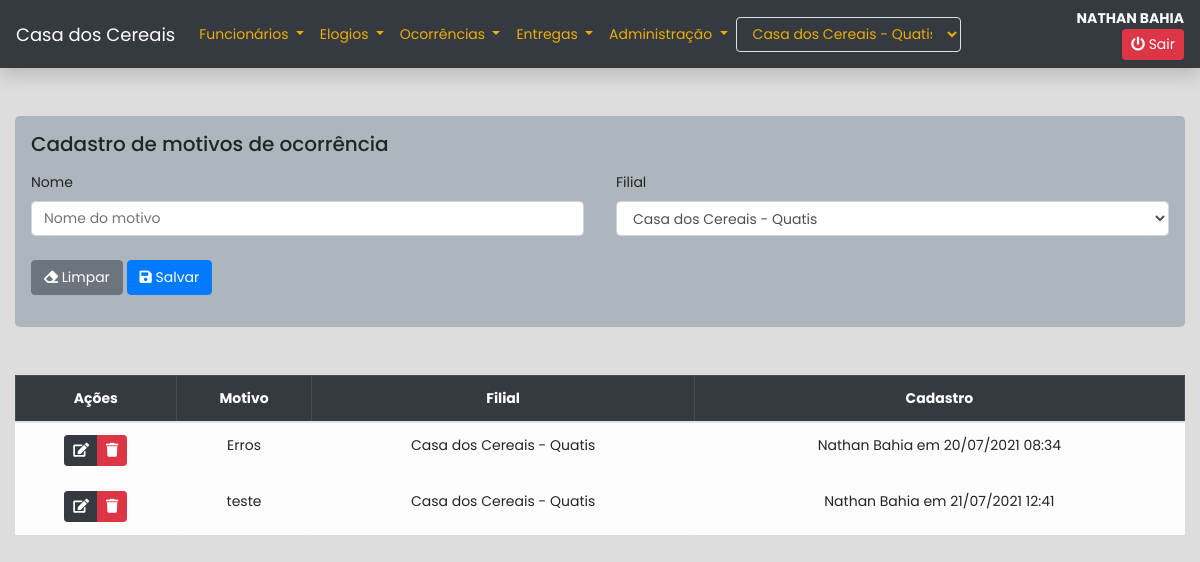
/motivos (signed in), run on the app's committed database.
### apps/core/models.py (models this page shows, shortened)
class Base(models.Model):
    usuario = models.ForeignKey(get_user_model(), on_delete=models.SET_NULL, null=True)
    criacao = models.DateTimeField(auto_now_add=True)
    alteracao = models.DateTimeField(auto_now=True)
    ativo = models.BooleanField(default=True)
    class Meta:
        abstract = True
    @property
    def cadastro(self):
        dt = localtime(self.criacao)
        if self.usuario:
            return f"{self.usuario.get_full_name()} em {dt.strftime('%d/%m/%Y %H:%M')}"
        return f"Usuário excluído em {dt.strftime('%d/%m/%Y')}"

class Motivo(Base):
    nome = models.CharField(max_length=255)
    filial = models.ForeignKey(Filial, on_delete=models.CASCADE)
    class Meta:
        verbose_name = 'Motivo'
        verbose_name_plural = 'Motivos'
        ordering = ['nome']

class Filial(Base):
    nome = models.CharField(max_length=255)
    cidade = models.CharField(max_length=255)
    def __str__(self):
        return f'{self.nome} - {self.cidade}'
    class Meta:
        verbose_name = 'Filial'
        verbose_name_plural = 'Filiais'
        ordering = ['nome', 'cidade']

### apps/core/views.py (the view, shortened to what this page needs)
# urls.py: path('motivos', views.motivos, name='motivos'),
@login_required
def motivos(request, pk=None):
    usuario = request.user.perfil.latest('id')
    instance = None
    msg_sucesso = 'Motivo cadastrado com sucesso'
    msg_erro = 'Falha ao cadastrar motivo'
    if pk:
        instance = models.Motivo.objects.get(pk=pk)
        msg_sucesso = 'Motivo editado com sucesso'
        msg_erro = 'Falha ao editar motivo'
    form = forms.MotivoForm(
        usuario=usuario,
        instance=instance
    )
    query = None
    if not instance:
        query = models.Motivo.objects.filter(
            filial=usuario.filial,
            ativo=True
        )
    context = {
        'form': form,
        'instance': instance,
        'query': query,
        'motivos': query
    }
    return render(request, 'core/ocorrencias/motivos.html', context)

### apps/core/forms.py
class MotivoForm(forms.ModelForm):
    nome = forms.CharField(
        widget=forms.TextInput(
            attrs={
                'class': 'form-control',
                'placeholder': 'Nome do motivo',
                'required': True
            }
        )
    )
    filial = forms.ModelChoiceField(
        queryset=models.Filial.objects.all(),
        widget=forms.Select(
            attrs={
                'class': 'form-control',
                'required': True
            }
        )
    )
    class Meta:
        model = models.Motivo
        fields = ['nome', 'filial']
    def __init__(self, usuario, *args, **kwargs):
        super(MotivoForm, self).__init__(*args, **kwargs)
        self.fields['filial'].queryset = models.Filial.objects.filter(
            id=usuario.filial.id,
            ativo=True)
        self.fields['filial'].initial = usuario.filial

### apps/core/context_processors.py (called while the page is built)
def usuario(request):
    if not request.user.is_authenticated:
        return {}
    context = {'usuario': {}}
    perfil = request.user.perfil.latest('id')
    if perfil:
        context['usuario']['filial'] = perfil.filial
        context['usuario']['filiais'] = models.Filial.objects.all()
        if perfil.tipo == '2':
            context['usuario']['administrador'] = True
    return context

### apps/core/templates/core/ocorrencias/motivos.html (shortened to what this page needs)
{% extends 'core/base.html' %}
{% load bootstrap4 %}
{% block content %}
<div class="container-fluid">
    <form method='post' class='my-5 jumbotron p-3' autocomplete="off">
        {% if instance %}
            <h5>Editar motivo de ocorrência</h5>
        {% else %}
            <h5>Cadastro de motivos de ocorrência</h5>
        {% endif %}
        <div class="row mx-0 mt-3">
            <div class="col-12 col-sm-6 px-0 pr-sm-3">
                <div class="form-group mb-2">
                    <label for="{{ form.nome.id_for_label }}">{{ form.nome.label }}</label>
                    {{ form.nome }}
                </div>
            </div>
            <div class="col-12 col-sm-6 px-0 pl-sm-3">
                <div class="form-group mb-2">
                    <label for="{{ form.filial.id_for_label }}">{{ form.filial.label }}</label>
                    {{ form.filial }}
                </div>
            </div>
            <div class="col-12 my-3 px-0">
                {% if instance %}
                    <a href="javascript:history.back()" class="btn btn-secondary">
                        <i class="fas fa-arrow-left"></i> Cancelar
                    </a>
                {% else %}
                    <button type="reset" class="btn btn-secondary">
                        <i class="fas fa-eraser"></i> Limpar
                    </button>
                {% endif %}
                <button type="submit" class="btn btn-primary">
                    <i class="fas fa-save"></i> Salvar
                </button>
            </div>
        </div>
    </form>
    {% if not instance %}
        {% if motivos %}
            <div class="table-responsive mt-5">
                <table class="table table-bordered text-center">
                    <thead class="table-dark">
                        <tr>
                            <th>Ações</th>
                            <th>Motivo</th>
                            <th>Filial</th>
                            <th>Cadastro</th>
                        </tr>
                    </thead>
                    <tbody class="table-light">
                        {% for motivo in motivos %}
                        <tr>
                            <td>
                                <div class="btn-group">
                                    <a href="{% url 'core:edit_motivos' motivo.id %}" class="btn btn-sm btn-dark btn-edit-motivo" data-motivo="{{ motivo.id }}" data-toggle="tooltip" title="Editar motivo">
                                        <i class="fas fa-edit"></i>
                                    </a>
                                    <button class="btn btn-sm btn-danger btn-delete-motivo" data-motivo="{{ motivo.id }}" data-toggle="tooltip" title="Excluir motivo">
                                        <i class="fas fa-trash"></i>
                                    </button>
                                </div>
                            </td>
                            <td>{{ motivo.nome }}</td>
                            <td>{{ motivo.filial }}</td>
                            <td>{{ motivo.cadastro }}</td>
                        </tr>
                        {% endfor %}
                    </tbody>
                </table>
            </div>
            {% else %}
                <p class="bg-warning p-3">
                    Nenhum motivo cadastrado até o momento
                </p>
        {% endif %}
    {% endif %}
</div>
{% endblock content %}

### apps/core/templates/core/base.html (shortened to what this page needs)
{% load static %}
<!DOCTYPE html>
{% load bootstrap4 %}
<html lang="pt-br">
    <head>
        <link rel="stylesheet" href="https://use.fontawesome.com/releases/v5.0.13/css/all.css">
        {% bootstrap_css %}
    </head>
    <body>
    <nav class="navbar navbar-expand-lg navbar-dark bg-dark shadow mb-5">
        <a class="navbar-brand" href="{% url 'core:index' %}">Casa dos Cereais</a>
        <div class="collapse navbar-collapse" id="navbarSupportedContent">
            <ul class="navbar-nav mr-auto">
                <li class="nav-item dropdown">
                    <a class="nav-link dropdown-toggle text-warning" href="#" id="dropFuncionarios" role="button"
                       data-toggle="dropdown" aria-haspopup="true" aria-expanded="false">
                        Funcionários
                    </a>
                </li>
                <li class="nav-item dropdown text-warning">
                    <a class="nav-link dropdown-toggle text-warning" href="#" id="dropElogios" role="button"
                       data-toggle="dropdown" aria-haspopup="true" aria-expanded="false">
                        Elogios
                    </a>
                </li>
                <li class="nav-item dropdown">
                    <a class="nav-link dropdown-toggle text-warning" href="#" id="dropOcorrencias" role="button"
                       data-toggle="dropdown" aria-haspopup="true" aria-expanded="false">
                        Ocorrências
                    </a>
                </li>
                <li class="nav-item dropdown">
                    <a class="nav-link dropdown-toggle text-warning" href="#" id="dropEntregas" role="button"
                       data-toggle="dropdown" aria-haspopup="true" aria-expanded="false">
                        Entregas
                    </a>
                </li>
                <li class="nav-item dropdown">
                    <a class="nav-link dropdown-toggle text-warning" href="#" id="dropAdm" role="button"
                       data-toggle="dropdown" aria-haspopup="true" aria-expanded="false">
                        Administração
                    </a>
                </li>
            </ul>
            {% if usuario.administrador %}
                <div class="mr-sm-5 mt-3 mt-sm-0">
                    <form action="{% url "core:altera_filial" %}" method="post" id="formFilial">
                        <div class="form group">
                            <select name="filial" id="" class="form-control bg-dark border boder-light text-warning" onchange="$('#formFilial').submit()">
                                {% for filial in usuario.filiais %}
                                    <option value="{{ filial.id }}" {% if usuario.filial == filial %}selected{% endif %}>{{ filial }}</option>
                                {% endfor %}
                            </select>
                        </div>
                    </form>
                </div>
            {% endif %}
            <div class="text-light text-center text-sm-right mt-3 mt-sm-0">
                <b>{{ request.user.get_full_name|upper }}</b>
                <a class='btn btn-sm btn-danger ml-2' href="{% url 'usuarios:logout' %}" data-toggle="tooltip" title="Sair do sistema">
                    <i class="fas fa-power-off"></i> Sair
                </a>
            </div>
        </div>
    </nav>
    {% block content %} {% endblock %}
    </body>
</html>

### apps/core/templates/core/base.html (style rules this page uses)
body, a, .btn, .form-control { font-family: 'Poppins', sans-serif; font-size: 14px !important; }
body { background-color: #DDD; }
.jumbotron { background-color: #adb5bd !important; }
.navbar-brand { font-size: 18px !important; }
.text-warning { color: #ecac05 !important; }
.btn-danger, .alert-danger { background: #dc3545 !important; }

### data on the page
Motivo: nome "Erros", filial "Casa dos Cereais - Quatis", cadastro "Nathan Bahia em 20/07/2021 08:34"
Motivo: nome "teste", filial "Casa dos Cereais - Quatis", cadastro "Nathan Bahia em 21/07/2021 12:41"

### other printed values
{{ request.user.get_full_name|upper }} "NATHAN BAHIA"
form field filial "Casa dos Cereais - Quatis"
